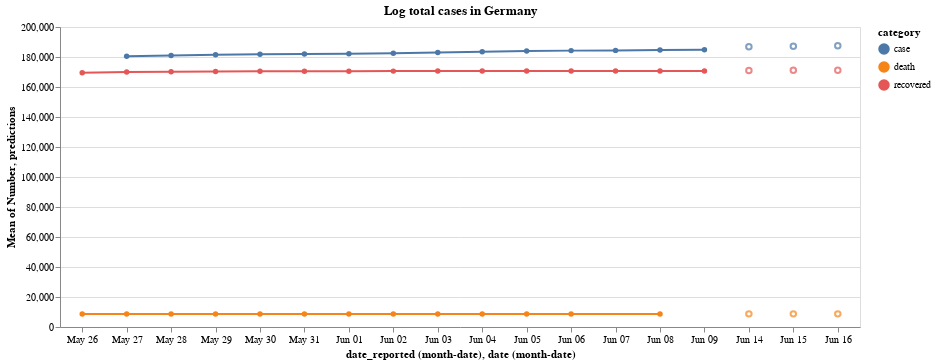

Source (notebook cell):
### Markdown cell above
** Plot predictions together with current trend of the past days.**

### Code cell
import altair as alt
_width = 800
_height = 300
a = alt.Chart(df_ctr_cum[-3*14:])\
            .mark_line(point=True)\
            .encode(x=alt.X('monthdate('+str_date+'):O'),\
                    y=alt.Y('mean(Number):Q'), color='category',\
                            tooltip=['monthdate('+str_date+')',\
                                        'category','Number'])
            
b = alt.Chart(df_predicted)\
            .mark_point()\
            .encode(x=alt.X('monthdate('+'date'+'):O'),\
                    y=alt.Y('predictions:Q'), color='category',\
                            tooltip=['monthdate('+'date'+')',\
                                        'predictions'])
            
(a+b).properties(width=_width, height=_height, \
                        title='Log total cases in Germany')

### Figure 1 — Vega-Lite specification as saved in the notebook (floating-point values rounded to 4 significant figures)
{"config": {"view": {"continuousWidth": 400, "continuousHeight": 300}}, "layer": [{"data": {"name": "data-bfbdeebbb2796f5e749b4507fe37daa4"}, "mark": {"type": "line", "point": true}, "encoding": {"color": {"type": "nominal", "field": "category"}, "tooltip": [{"type": "temporal", "field": "date_reported", "timeUnit": "monthdate"}, {"type": "nominal", "field": "category"}, {"type": "quantitative", "field": "Number"}], "x": {"type": "ordinal", "field": "date_reported", "timeUnit": "monthdate"}, "y": {"type": "quantitative", "aggregate": "mean", "field": "Number"}}}, {"data": {"name": "data-bc4450eda540a8786c7f3c95bad57c97"}, "mark": "point", "encoding": {"color": {"type": "nominal", "field": "category"}, "tooltip": [{"type": "temporal", "field": "date", "timeUnit": "monthdate"}, {"type": "quantitative", "field": "predictions"}], "x": {"type": "ordinal", "field": "date", "timeUnit": "monthdate"}, "y": {"type": "quantitative", "field": "predictions"}}}], "height": 300, "title": "Log total cases in Germany", "width": 800, "$schema": "https://vega.github.io/schema/vega-lite/v4.8.1.json", "datasets": {"data-bfbdeebbb2796f5e749b4507fe37daa4": [{"date_reported": "2020-05-26", "category": "death", "Number": 8695}, {"date_reported": "2020-05-26", "category": "recovered", "Number": 169545}, {"date_reported": "2020-05-27", "category": "case", "Number": 180550}, {"date_reported": "2020-05-27", "category": "death", "Number": 8703}, {"date_reported": "2020-05-27", "category": "recovered", "Number": 170006}, {"date_reported": "2020-05-28", "category": "case", "Number": 181075}, {"date_reported": "2020-05-28", "category": "death", "Number": 8706}, {"date_reported": "2020-05-28", "category": "recovered", "Number": 170221}, {"date_reported": "2020-05-29", "category": "case", "Number": 181522}, {"date_reported": "2020-05-29", "category": "death", "Number": 8710}, {"date_reported": "2020-05-29", "category": "recovered", "Number": 170376}, {"date_reported": "2020-05-30", "category": "case", "Number": 181892}, {"date_reported": "2020-05-30", "category": "death", "Number": 8712}, {"date_reported": "2020-05-30", "category": "recovered", "Number": 170473}, {"date_reported": "2020-05-31", "category": "case", "Number": 182073}, {"date_reported": "2020-05-31", "category": "death", "Number": 8713}, {"date_reported": "2020-05-31", "category": "recovered", "Number": 170514}, {"date_reported": "2020-06-01", "category": "case", "Number": 182211}, {"date_reported": "2020-06-01", "category": "death", "Number": 8714}, {"date_reported": "2020-06-01", "category": "recovered", "Number": 170532}, {"date_reported": "2020-06-02", "category": "case", "Number": 182512}, {"date_reported": "2020-06-02", "category": "death", "Number": 8717}, {"date_reported": "2020-06-02", "category": "recovered", "Number": 170589}, {"date_reported": "2020-06-03", "category": "case", "Number": 183003}, {"date_reported": "2020-06-03", "category": "death", "Number": 8722}, {"date_reported": "2020-06-03", "category": "recovered", "Number": 170633}, {"date_reported": "2020-06-04", "category": "case", "Number": 183529}, {"date_reported": "2020-06-04", "category": "death", "Number": 8725}, {"date_reported": "2020-06-04", "category": "recovered", "Number": 170670}, {"date_reported": "2020-06-05", "category": "case", "Number": 183969}, {"date_reported": "2020-06-05", "category": "death", "Number": 8727}, {"date_reported": "2020-06-05", "category": "recovered", "Number": 170690}, {"date_reported": "2020-06-06", "category": "case", "Number": 184250}, {"date_reported": "2020-06-06", "category": "death", "Number": 8728}, {"date_reported": "2020-06-06", "category": "recovered", "Number": 170699}, {"date_reported": "2020-06-07", "category": "case", "Number": 184411}, {"date_reported": "2020-06-07", "category": "recovered", "Number": 170708}, {"date_reported": "2020-06-08", "category": "case", "Number": 184672}, {"date_reported": "2020-06-08", "category": "death", "Number": 8729}, {"date_reported": "2020-06-08", "category": "recovered", "Number": 170717}, {"date_reported": "2020-06-09", "category": "case", "Number": 184861}, {"date_reported": "2020-06-09", "category": "recovered", "Number": 170721}], "data-bc4450eda540a8786c7f3c95bad57c97": [{"date": "2020-06-14T00:00:00", "predictions": 186774, "category": "case"}, {"date": "2020-06-15T00:00:00", "predictions": 187116, "category": "case"}, {"date": "2020-06-16T00:00:00", "predictions": 187458, "category": "case"}, {"date": "2020-06-14T00:00:00", "predictions": 8751, "category": "death"}, {"date": "2020-06-15T00:00:00", "predictions": 8754, "category": "death"}, {"date": "2020-06-16T00:00:00", "predictions": 8756, "category": "death"}, {"date": "2020-06-14T00:00:00", "predictions": 171062, "category": "recovered"}, {"date": "2020-06-15T00:00:00", "predictions": 171108, "category": "recovered"}, {"date": "2020-06-16T00:00:00", "predictions": 171153, "category": "recovered"}]}}
